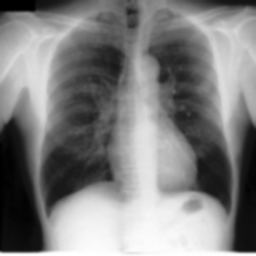
#> input picture preprocessed/JPCLN001.png, 256 x 256 px, given as the content of the folder dataset/images, which was not available
$ jupyter execute --allow-errors Lung_segmentation.ipynb
#> lines starting #> are read from the running program, lines starting #| are printed output that depends on the picture; pictures that were not available may be replaced by others from this repository, and a replacement may not be noted
[cell 1]
import cv2
import matplotlib.pyplot as plt
import os

# Paths (relative to notebook)
image_dir = "dataset/images"
mask_dir = "dataset/masks"

# Load the first file name (e.g., 'JPCLN001.png')
filename = os.listdir(image_dir)[0]
image_path = os.path.join(image_dir, filename)
mask_path = os.path.join(mask_dir, filename)  # same name

# Debug check
print("Image Path:", image_path)
print("Mask Path:", mask_path)

# Load grayscale
image = cv2.imread(image_path, cv2.IMREAD_GRAYSCALE)
#> image is the input picture: shape (256, 256); min 0, max 255, mean 127.3
mask = cv2.imread(mask_path, cv2.IMREAD_GRAYSCALE)

# Check if both loaded correctly
if image is None or mask is None:
    print("❌ Failed to load one of the files.")
else:
    # Resize both to 256×256
    image = cv2.resize(image, (256, 256))
    mask = cv2.resize(mask, (256, 256))

    # Show side by side
    plt.figure(figsize=(10, 4))
    plt.subplot(1, 2, 1)
    plt.imshow(image, cmap='gray')
    plt.title("Chest X-ray")

    plt.subplot(1, 2, 2)
    plt.imshow(mask, cmap='gray')
    plt.title("Lung Mask")
    plt.tight_layout()
    plt.show()
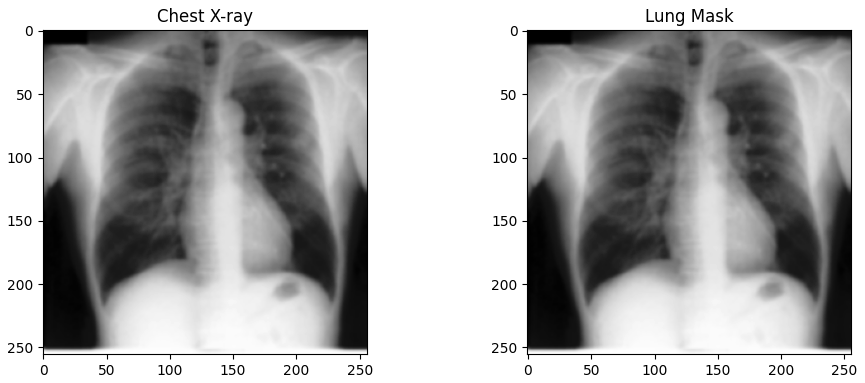
#> figure drawn by matplotlib, 2 panels

[cell 2]
import cv2
import os
import matplotlib.pyplot as plt

# Load same grayscale image again
image_path = "dataset/images/" + filename  # from earlier step
image = cv2.imread(image_path, cv2.IMREAD_GRAYSCALE)

# Resize to 256x256
image = cv2.resize(image, (256, 256))

# Apply Histogram Equalization
equalized = cv2.equalizeHist(image)

# Apply Gaussian Blur
blurred = cv2.GaussianBlur(equalized, (5, 5), 0)

# Save to preprocessed/ folder
save_path = f"preprocessed/{filename}"
cv2.imwrite(save_path, blurred)

# Show comparison
plt.figure(figsize=(12,4))
plt.subplot(1, 3, 1)
plt.imshow(image, cmap='gray')
plt.title("Original")

plt.subplot(1, 3, 2)
plt.imshow(equalized, cmap='gray')
plt.title("Equalized")

plt.subplot(1, 3, 3)
plt.imshow(blurred, cmap='gray')
plt.title("Blurred + Enhanced")

plt.tight_layout()
plt.show()
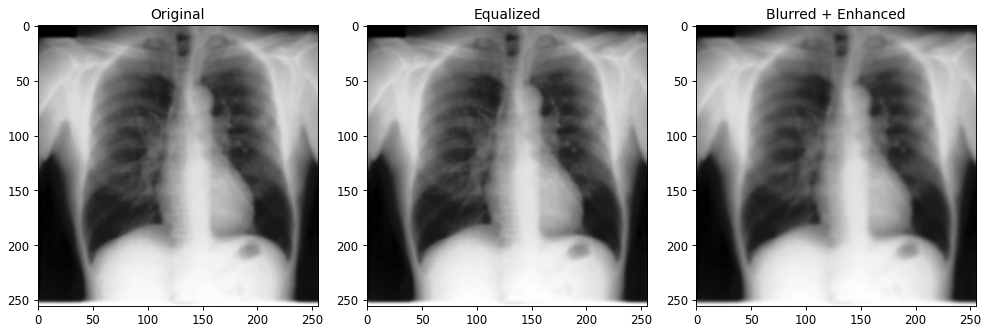
#> figure drawn by matplotlib, 3 panels

[cell 3]
import os
import cv2

input_dir = "dataset/images"
output_dir = "preprocessed"

# Ensure output folder exists
os.makedirs(output_dir, exist_ok=True)

# Loop through all images
for filename in os.listdir(input_dir):
    if filename.endswith(".png") or filename.endswith(".jpg"):
        path = os.path.join(input_dir, filename)
        image = cv2.imread(path, cv2.IMREAD_GRAYSCALE)

        if image is None:
            print(f"⚠️ Skipped (failed to read): {filename}")
            continue

        # Resize
        image = cv2.resize(image, (256, 256))

        # Histogram Equalization
        image = cv2.equalizeHist(image)

        # Gaussian Blur
        image = cv2.GaussianBlur(image, (5, 5), 0)

        # Save to preprocessed folder
        cv2.imwrite(os.path.join(output_dir, filename), image)

print("✅ All images preprocessed and saved!")

[cell 4]
import os
import cv2

input_dir = "preprocessed"
output_dir = "outputs/thresholding"
os.makedirs(output_dir, exist_ok=True)

for filename in os.listdir(input_dir):
    if filename.endswith(".png") or filename.endswith(".jpg"):
        img_path = os.path.join(input_dir, filename)
        image = cv2.imread(img_path, cv2.IMREAD_GRAYSCALE)

        if image is None:
            print(f"⚠️ Skipped: {filename}")
            continue

        # Binary Threshold
        _, th_binary = cv2.threshold(image, 100, 255, cv2.THRESH_BINARY)

        # Otsu Threshold
        _, th_otsu = cv2.threshold(image, 0, 255, cv2.THRESH_BINARY + cv2.THRESH_OTSU)

        # Save outputs
        cv2.imwrite(os.path.join(output_dir, filename.replace('.png', '_binary.png')), th_binary)
        cv2.imwrite(os.path.join(output_dir, filename.replace('.png', '_otsu.png')), th_otsu)

print("✅ Thresholding complete for all images!")

[cell 5]
import matplotlib.pyplot as plt
import cv2
import os

# Pick one sample file from preprocessed
sample_filename = "JPCLN093.png"
base_name = os.path.splitext(sample_filename)[0]  # removes '.png'

# Paths
pre_img_path = f"preprocessed/{base_name}.png"
binary_mask_path = f"outputs/thresholding/{base_name}_binary.png"
otsu_mask_path = f"outputs/thresholding/{base_name}_otsu.png"

# Load all 3 images
img = cv2.imread(pre_img_path, cv2.IMREAD_GRAYSCALE)
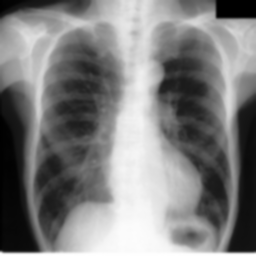
#> input picture preprocessed/JPCLN093.png, 256 x 256 px, found by its file name
#> img is the input picture: shape (256, 256); min 0, max 255, mean 126.6
binary = cv2.imread(binary_mask_path, cv2.IMREAD_GRAYSCALE)
otsu = cv2.imread(otsu_mask_path, cv2.IMREAD_GRAYSCALE)
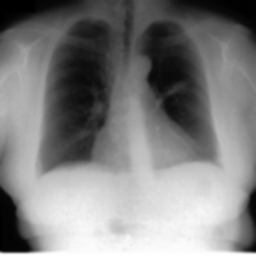
#> input picture preprocessed/JPCLN005.png, 256 x 256 px, given in place of JPCLN093_otsu.png, which was not available
#> otsu is the input picture: shape (256, 256); min 0, max 255, mean 127.3

# Check if any of them failed to load
if img is None:
    print(f"❌ Failed to load preprocessed image: {pre_img_path}")
if binary is None:
    print(f"❌ Failed to load binary mask: {binary_mask_path}")
if otsu is None:
    print(f"❌ Failed to load Otsu mask: {otsu_mask_path}")

# Only plot if all are valid
if img is not None and binary is not None and otsu is not None:
    plt.figure(figsize=(15, 4))
    plt.subplot(1, 3, 1)
    plt.imshow(img, cmap='gray')
    plt.title("Preprocessed Image")

    plt.subplot(1, 3, 2)
    plt.imshow(binary, cmap='gray')
    plt.title("Binary Threshold")

    plt.subplot(1, 3, 3)
    plt.imshow(otsu, cmap='gray')
    plt.title("Otsu Threshold")

    plt.tight_layout()
    plt.show()
else:
    print("⚠️ One or more images failed to load. Check filenames or output folders.")

[cell 6]
import cv2
import numpy as np
import matplotlib.pyplot as plt
import os

# ----- Step 1: Safely load a preprocessed image file -----

# Get only .png or .jpg files from preprocessed folder
valid_images = [f for f in os.listdir("preprocessed") if f.endswith((".png", ".jpg"))]

#> (the rest of this cell did not finish here and is left out)

[cell 7]
import tensorflow as tf
import os
import numpy as np
from tensorflow.keras.utils import Sequence
from tensorflow.keras.preprocessing.image import load_img, img_to_array

class LungDataGenerator(Sequence):
    def __init__(self, image_dir, mask_dir, batch_size=8, img_size=(256, 256), shuffle=True):
        self.image_dir = image_dir
        self.mask_dir = mask_dir
        self.batch_size = batch_size
        self.img_size = img_size
        self.shuffle = shuffle
        self.image_filenames = os.listdir(image_dir)
        self.on_epoch_end()

    def __len__(self):
        return int(np.floor(len(self.image_filenames) / self.batch_size))

    def __getitem__(self, index):
        batch_filenames = self.image_filenames[index * self.batch_size:(index + 1) * self.batch_size]
        X = np.zeros((self.batch_size, *self.img_size, 1), dtype=np.float32)
        Y = np.zeros((self.batch_size, *self.img_size, 1), dtype=np.float32)

        for i, filename in enumerate(batch_filenames):
            img_path = os.path.join(self.image_dir, filename)
            mask_path = os.path.join(self.mask_dir, filename)

            # Load, resize, scale
            img = load_img(img_path, color_mode='grayscale', target_size=self.img_size)
            mask = load_img(mask_path, color_mode='grayscale', target_size=self.img_size)

            X[i] = img_to_array(img) / 255.0
            Y[i] = img_to_array(mask) / 255.0

        return X, Y

    def on_epoch_end(self):
        if self.shuffle:
            np.random.shuffle(self.image_filenames)

[cell 8]
train_gen = LungDataGenerator("dataset/images", "dataset/masks", batch_size=4)

# Check one batch
#> (the rest of this cell did not finish here and is left out)

[cell 9]
from tensorflow.keras.models import Model
from tensorflow.keras.layers import Input, Conv2D, MaxPooling2D, Dropout
from tensorflow.keras.layers import Conv2DTranspose, concatenate

def build_unet(input_shape=(256, 256, 1)):
    inputs = Input(input_shape)

    # -------- Encoder (Downsampling) --------
    c1 = Conv2D(16, (3, 3), activation='relu', padding='same')(inputs)
    c1 = Dropout(0.1)(c1)
    c1 = Conv2D(16, (3, 3), activation='relu', padding='same')(c1)
    p1 = MaxPooling2D((2, 2))(c1)

    c2 = Conv2D(32, (3, 3), activation='relu', padding='same')(p1)
    c2 = Dropout(0.1)(c2)
    c2 = Conv2D(32, (3, 3), activation='relu', padding='same')(c2)
    p2 = MaxPooling2D((2, 2))(c2)

    c3 = Conv2D(64, (3, 3), activation='relu', padding='same')(p2)
    c3 = Dropout(0.2)(c3)
    c3 = Conv2D(64, (3, 3), activation='relu', padding='same')(c3)
    p3 = MaxPooling2D((2, 2))(c3)

    c4 = Conv2D(128, (3, 3), activation='relu', padding='same')(p3)
    c4 = Dropout(0.2)(c4)
    c4 = Conv2D(128, (3, 3), activation='relu', padding='same')(c4)
    p4 = MaxPooling2D(pool_size=(2, 2))(c4)

    # -------- Bottleneck --------
    c5 = Conv2D(256, (3, 3), activation='relu', padding='same')(p4)
    c5 = Dropout(0.3)(c5)
    c5 = Conv2D(256, (3, 3), activation='relu', padding='same')(c5)

    # -------- Decoder (Upsampling) --------
    u6 = Conv2DTranspose(128, (2, 2), strides=(2, 2), padding='same')(c5)
    u6 = concatenate([u6, c4])
    c6 = Conv2D(128, (3, 3), activation='relu', padding='same')(u6)
    c6 = Dropout(0.2)(c6)
    c6 = Conv2D(128, (3, 3), activation='relu', padding='same')(c6)

    u7 = Conv2DTranspose(64, (2, 2), strides=(2, 2), padding='same')(c6)
    u7 = concatenate([u7, c3])
    c7 = Conv2D(64, (3, 3), activation='relu', padding='same')(u7)
    c7 = Dropout(0.2)(c7)
    c7 = Conv2D(64, (3, 3), activation='relu', padding='same')(c7)

    u8 = Conv2DTranspose(32, (2, 2), strides=(2, 2), padding='same')(c7)
    u8 = concatenate([u8, c2])
    c8 = Conv2D(32, (3, 3), activation='relu', padding='same')(u8)
    c8 = Dropout(0.1)(c8)
    c8 = Conv2D(32, (3, 3), activation='relu', padding='same')(c8)

    u9 = Conv2DTranspose(16, (2, 2), strides=(2, 2), padding='same')(c8)
    u9 = concatenate([u9, c1])
    c9 = Conv2D(16, (3, 3), activation='relu', padding='same')(u9)
    c9 = Dropout(0.1)(c9)
    c9 = Conv2D(16, (3, 3), activation='relu', padding='same')(c9)

    # -------- Output --------
    outputs = Conv2D(1, (1, 1), activation='sigmoid')(c9)

    model = Model(inputs=[inputs], outputs=[outputs])
    return model

#> (a cell that did not finish here is left out)

[cell 11]
import tensorflow.keras.backend as K
import tensorflow as tf

def dice_coefficient(y_true, y_pred, smooth=1):
    y_true_f = K.flatten(y_true)
    y_pred_f = K.flatten(y_pred)
    intersection = K.sum(y_true_f * y_pred_f)
    return (2. * intersection + smooth) / (K.sum(y_true_f) + K.sum(y_pred_f) + smooth)

def dice_loss(y_true, y_pred):
    return 1 - dice_coefficient(y_true, y_pred)

[cell 12]
from tensorflow.keras.optimizers import Adam

def combined_loss(y_true, y_pred):
    bce = tf.keras.losses.BinaryCrossentropy()(y_true, y_pred)
    return bce + dice_loss(y_true, y_pred)

#> (the rest of this cell did not finish here and is left out)

[cell 13]
# Use your custom generator
train_gen = LungDataGenerator("dataset/images", "dataset/masks", batch_size=8)
